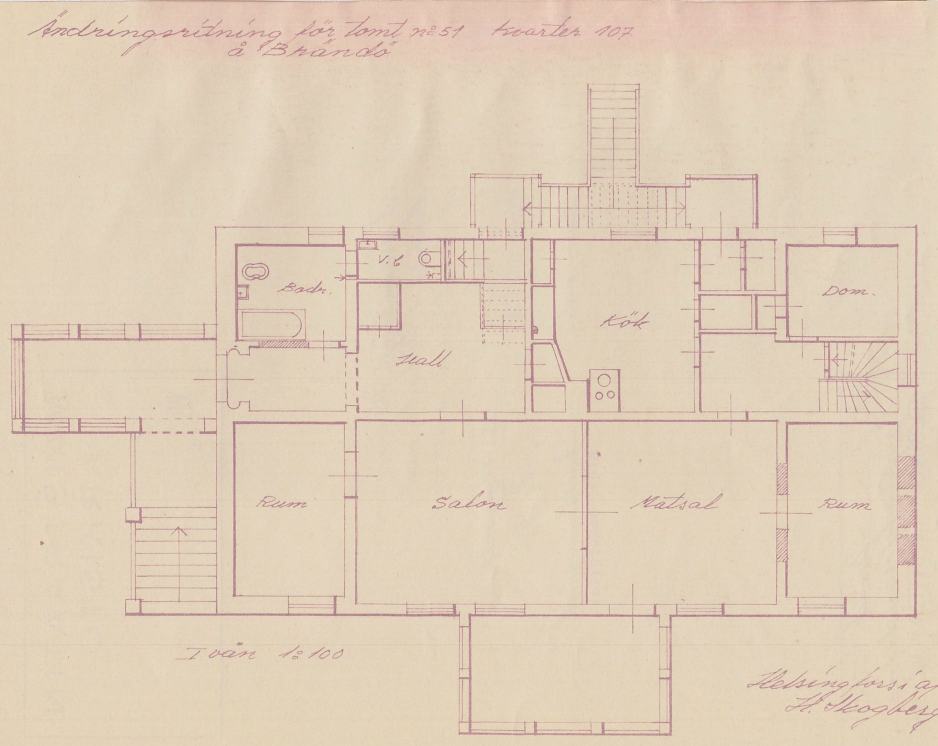
#> input picture data/samples/finna.jpg, 1875 x 1492 px (shown at 1/2 size)
$ python -i clean.py   (imports and definitions only)
#> lines starting #> are read from the running program, lines starting #| are printed output that depends on the picture; after the words box and inside, x2 and y2 are one past the last pixel; in counts of white or black regions, pixels touching at a corner belong together
#> further down, picture is the input picture: shape (1492, 1875, 3); mean B, G, R 184.4, 206.1, 224.2
"""Clean a plan image before wall detection: remove text, ignore sheet furniture.

Wall detectors read letters, dimension labels, legends, title blocks and logos as short walls. This pass
works on ink connected components only (no OCR, no learned model):

- Text: isolated components no bigger than a glyph are painted white. Solid square marks, such as
  columns, stay. So do words whose letters touch if they are dense like a filled bar.
- Sheet furniture: lines reaching both opposite page edges (frames, title-block dividers) are ignored
  while finding the drawing. The crop surrounds the main ink cluster; sheets with several substantial
  drawings keep the whole image rather than discarding another plan.

Thin lines are never removed: some drawing styles (CubiCasa) draw walls as thin double lines.
"""
from __future__ import annotations

import cv2
import numpy as np

INK = 200  # grey level below which a pixel is ink


def glyph_limit(h: int, w: int) -> int:
    """Largest side, in pixels, of a component that may be a character."""
    return int(np.clip(round(0.02 * min(h, w)), 10, 40))


def text_mask(gray: np.ndarray) -> tuple[np.ndarray, int]:
    """Mask of glyph-sized ink components, and how many there were."""
    ink = (gray < INK).astype(np.uint8)
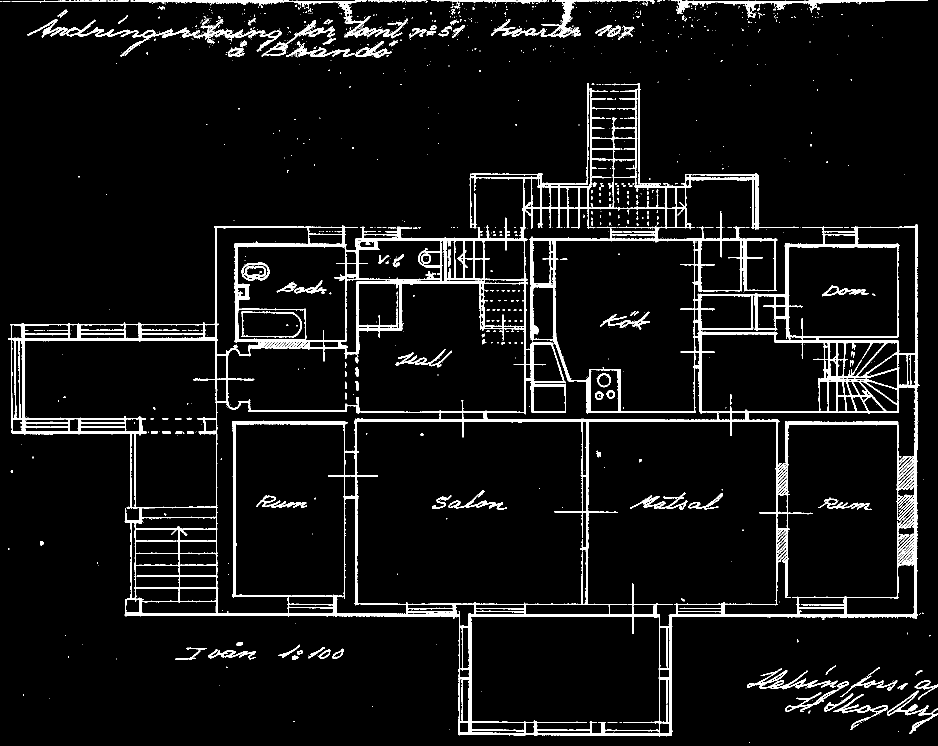
#> ink: shape (1492, 1875) (shown at 1/2 size); values 0 (black) and 1 (white), 6.6% white; 1170 white regions (1022 under 20 px), largest, box (x1, y1, x2, y2) and area: (16, 166, 1839, 1473) 137598, (261, 0, 816, 77) 4043, (133, 38, 563, 113) 3914
    n, lab, stats, _ = cv2.connectedComponentsWithStats(ink, connectivity=8)
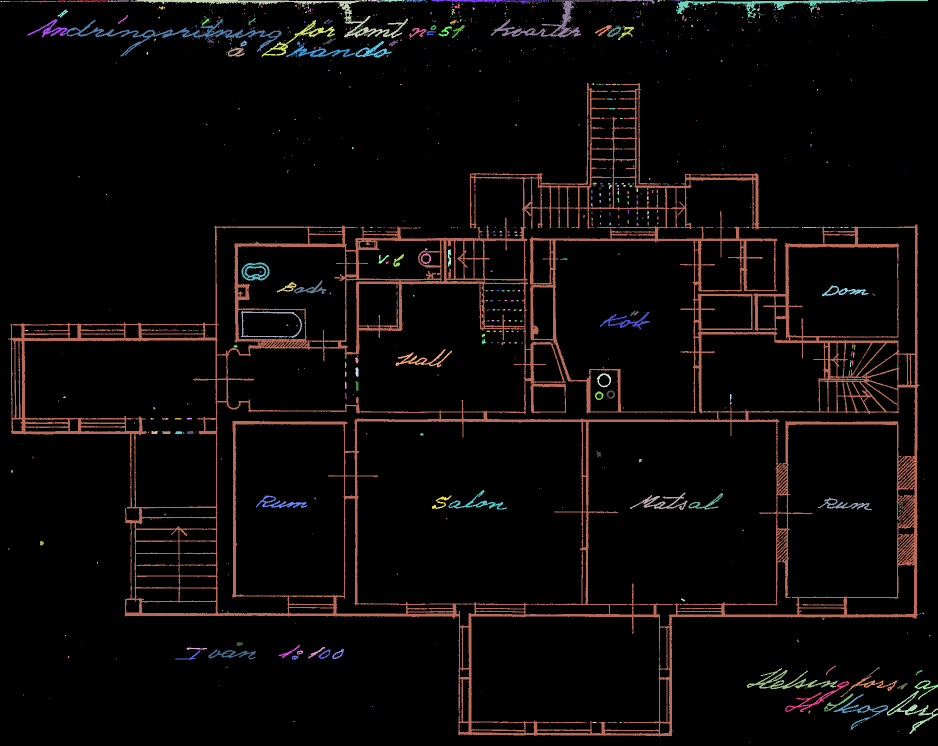
#> lab: shape (1492, 1875) int32 (shown at 1/2 size); 1171 distinct labels, from 0 to 1170; one colour per label, 0 black
#> n = 1171; stats = 1171 rows, first 6: [0, 0, 1875, 1492, 2613243], [23, 1, 190, 4, 368], [215, 1, 43, 3, 85], [261, 0, 555, 77, 4043], [736, 0, 23, 5, 57], [760, 0, 50, 5, 126]
    if n <= 1:
        return np.zeros(gray.shape, bool), 0
    limit = glyph_limit(*gray.shape)
#> limit = 30
    x, y, w, h, area = (stats[1:, i] for i in range(5))
#> x = 1170 values, max 1859 at index 1112, min 0 at index 17, mean 949.8; y = 1170 values, max 1485 at index 1169, min 0 at index 2, mean 355; w = 1170 values, max 1823 at index 596, min 1 at index 15, mean 8.83; h = 1170 values, max 1307 at index 596, min 1 at index 12, mean 4.96; area = 1170 values, max 137598 at index 596, min 1 at index 15, mean 157.5
    big, small = np.maximum(w, h), np.minimum(w, h)
#> big = 1170 values, max 1823 at index 596, min 1 at index 15, mean 9.36; small = 1170 values, max 1307 at index 596, min 1 at index 12, mean 4.42
    fill = area / np.maximum(w * h, 1)
#> fill = 1170 values, max 1 at index 12, min 0.0577 at index 596, mean 0.863
    solid_block = (fill > 0.85) & (small >= 0.5 * big) & (small >= 6)  # columns, filled markers
    glyph = (big <= limit) & ~solid_block
    # Touching letters: one line of text, a few glyphs high, sparse like lettering rather than a filled bar.
    word = (small <= limit) & (big <= 8 * limit) & (fill < 0.45) & (small >= 0.3 * limit) & (small < 0.5 * big)
    candidate = np.concatenate([[False], glyph | word])
    # Hatching inside a wall (short dashes between its two face lines) and the pieces of a broken or
    # dashed wall line look like glyphs. Keep marks that lie mostly inside a wall band or on a line's
    # track; text sits in rooms, beside walls rather than within them.
    band = wall_structure(ink, ink & ~candidate[lab], limit)
    inside = np.bincount(lab.ravel(), weights=band.ravel(), minlength=n) / np.maximum(stats[:, 4], 1)
    remove = candidate & (inside < 0.5)
    return remove[lab], int(remove.sum())


def wall_structure(all_ink: np.ndarray, lines_ink: np.ndarray, limit: int) -> np.ndarray:
    """Where wall ink belongs: between two parallel straight lines at most about a glyph apart (a wall's
    faces), and along straight lines, including broken or dashed ones."""
#> called with limit = 30
    long_ = 3 * limit
#> long_ = 90
    across = cv2.morphologyEx(lines_ink, cv2.MORPH_OPEN, cv2.getStructuringElement(cv2.MORPH_RECT, (long_, 1)))
#> across: shape (1492, 1875); values 0 (black) and 1 (white), 1.7% white; 90 white regions, largest, box (x1, y1, x2, y2) and area: (710, 838, 1559, 844) 3818, (250, 1227, 921, 1233) 3163, (1338, 1229, 1837, 1234) 2399
    down = cv2.morphologyEx(lines_ink, cv2.MORPH_OPEN, cv2.getStructuringElement(cv2.MORPH_RECT, (1, long_)))
#> down: shape (1492, 1875); values 0 (black) and 1 (white), 1.2% white; 65 white regions, largest, box (x1, y1, x2, y2) and area: (1828, 450, 1834, 1239) 3560, (466, 843, 472, 1197) 1817, (431, 453, 434, 1233) 1770
    # Closing across the lines joins a pair of faces; a single line stays a line.
    band_h = cv2.morphologyEx(across, cv2.MORPH_CLOSE, cv2.getStructuringElement(cv2.MORPH_RECT, (1, limit + 1)))
#> band_h: shape (1492, 1875); values 0 (black) and 1 (white), 5.2% white; 33 white regions, largest, box (x1, y1, x2, y2) and area: (250, 1106, 1321, 1233) 38447, (710, 823, 1799, 849) 21286, (17, 648, 438, 682) 13525
    band_v = cv2.morphologyEx(down, cv2.MORPH_CLOSE, cv2.getStructuringElement(cv2.MORPH_RECT, (limit + 1, 1)))
#> band_v: shape (1492, 1875); values 0 (black) and 1 (white), 3% white; 35 white regions, largest, box (x1, y1, x2, y2) and area: (1047, 348, 1083, 830) 9714, (688, 839, 714, 1212) 9272, (1552, 839, 1576, 1211) 8078
    return (band_h | band_v | _line_tracks(all_ink, limit, True) | _line_tracks(all_ink, limit, False)).astype(bool)


def _line_tracks(ink: np.ndarray, limit: int, horizontal: bool) -> np.ndarray:
    """Long thin lines once gaps shorter than a glyph are bridged. A word closes into a block several
    pixels thick and is left out; a broken or dashed line closes into a thin line."""
#> called with limit = 30, horizontal = True
    along = (limit, 1) if horizontal else (1, limit)
#> along = (30, 1)
    closed = cv2.morphologyEx(ink, cv2.MORPH_CLOSE, cv2.getStructuringElement(cv2.MORPH_RECT, along))
#> closed: shape (1492, 1875); values 0 (black) and 1 (white), 12.1% white; 269 white regions (222 under 20 px), largest, box (x1, y1, x2, y2) and area: (17, 166, 1849, 1473) 262706, (0, 0, 1857, 115) 41009, (1495, 1334, 1875, 1468) 14935
    long_ = (3 * limit, 1) if horizontal else (1, 3 * limit)
#> long_ = (90, 1)
    runs = cv2.morphologyEx(closed, cv2.MORPH_OPEN, cv2.getStructuringElement(cv2.MORPH_RECT, long_))
#> runs: shape (1492, 1875); values 0 (black) and 1 (white), 6.2% white; 131 white regions, largest, box (x1, y1, x2, y2) and area: (904, 370, 1837, 456) 18098, (57, 55, 929, 76) 12385, (1175, 761, 1841, 826) 10480
    n, lab, stats, _ = cv2.connectedComponentsWithStats(runs, connectivity=8)
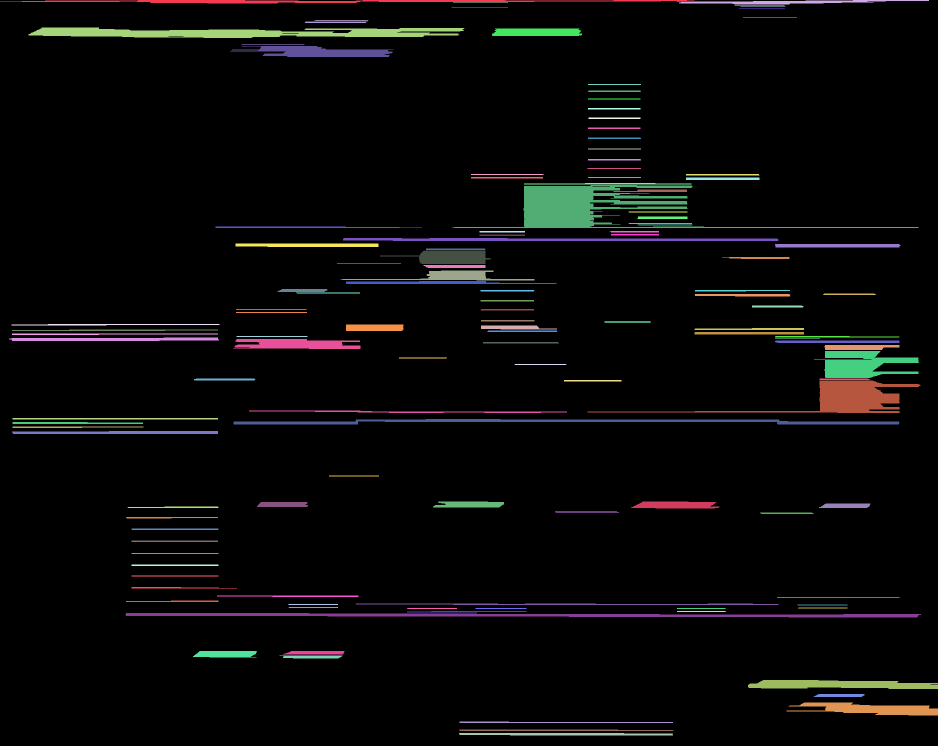
#> lab: shape (1492, 1875) int32 (shown at 1/2 size); 132 distinct labels, from 0 to 131; one colour per label, 0 black
#> n = 132; stats = 132 rows, first 6: [0, 0, 1875, 1492, 2624648], [0, 0, 1389, 7, 5037], [1353, 0, 505, 9, 2271], [906, 5, 110, 1, 110], [1469, 10, 100, 1, 100], [1481, 12, 90, 1, 90]
    thin = np.zeros(n, bool)
    thick = stats[1:, cv2.CC_STAT_HEIGHT if horizontal else cv2.CC_STAT_WIDTH]
#> thick = 131 values, max 86 at index 30, min 1 at index 2, mean 6.37
    thin[1:] = thick <= max(4, limit // 4)
    return cv2.dilate(thin[lab].astype(np.uint8), np.ones((3, 3), np.uint8))
#> returned value: shape (1492, 1875); values 0 (black) and 1 (white), 4% white; 102 white regions, largest, box (x1, y1, x2, y2) and area: (0, 0, 1390, 8) 7415, (685, 475, 1558, 483) 6283, (710, 1206, 1558, 1211) 3719


def remove_text(bgr: np.ndarray) -> tuple[np.ndarray, int]:
    """Copy of the image with glyph-sized ink painted white."""
    gray = cv2.cvtColor(bgr, cv2.COLOR_BGR2GRAY)
    mask, count = text_mask(gray)
#> call 2 of _line_tracks, with limit = 30, horizontal = False
#> in _line_tracks (call 2), `along = (limit, 1) if horizontal else (1, limit)`: along = (1, 30)
#> in _line_tracks (call 2), `closed = cv2.morphologyEx(ink, cv2.MORPH_CLOSE, cv2.getStructuringElem..`: closed: shape (1492, 1875); values 0 (black) and 1 (white), 14.3% white; 203 white regions (169 under 20 px), largest, box (x1, y1, x2, y2) and area: (16, 145, 1839, 1474) 314527, (23, 0, 856, 131) 32702, (1494, 1332, 1875, 1469) 18119
#> in _line_tracks (call 2), `runs = cv2.morphologyEx(closed, cv2.MORPH_OPEN, cv2.getStructuringElem..`: runs: shape (1492, 1875); values 0 (black) and 1 (white), 5.8% white; 127 white regions, largest, box (x1, y1, x2, y2) and area: (269, 454, 435, 1235) 37903, (1794, 451, 1835, 1240) 13385, (1697, 674, 1779, 854) 12821
#> in _line_tracks (call 2), `n, lab, stats, _ = cv2.connectedComponentsWithStats(runs, connectivity..`:
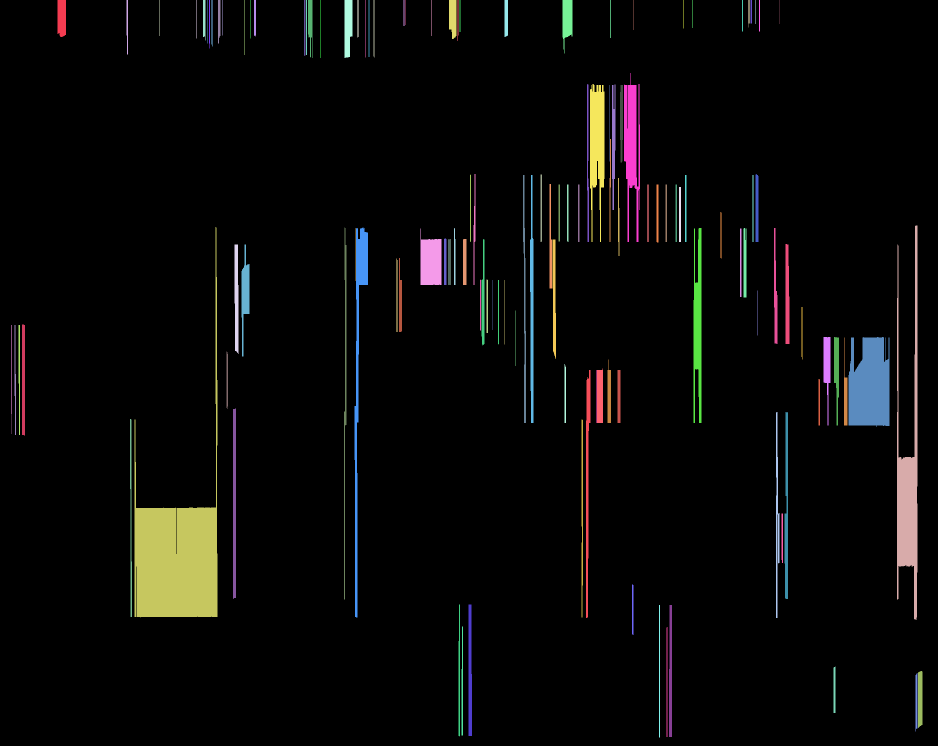
#> lab: shape (1492, 1875) int32 (shown at 1/2 size); 128 distinct labels, from 0 to 127; one colour per label, 0 black
#> in _line_tracks (call 2), `n, lab, stats, _ = cv2.connectedComponentsWithStats(runs, connectivity..`: n = 128; stats = 128 rows, first 6: [0, 0, 1875, 1492, 2635151], [115, 0, 17, 74, 1209], [253, 0, 3, 109, 289], [319, 0, 1, 72, 72], [393, 0, 1, 77, 77], [406, 0, 5, 81, 375]
#> in _line_tracks (call 2), `thick = stats[1:, cv2.CC_STAT_HEIGHT if horizontal else cv2.CC_STAT_WI..`: thick = 127 values, max 166 at index 67, min 1 at index 2, mean 7.46
#> in _line_tracks (call 2), `return cv2.dilate(thin[lab].astype(np.uint8), np.ones((3, 3), np.uint8))`: returned value: shape (1492, 1875); values 0 (black) and 1 (white), 3.1% white; 97 white regions, largest, box (x1, y1, x2, y2) and area: (1059, 349, 1068, 847) 3644, (687, 454, 694, 1200) 3476, (1217, 168, 1232, 485) 3238
#> in wall_structure, `return (band_h | band_v | _line_tracks(all_ink, limit, True) | _line_t..`:
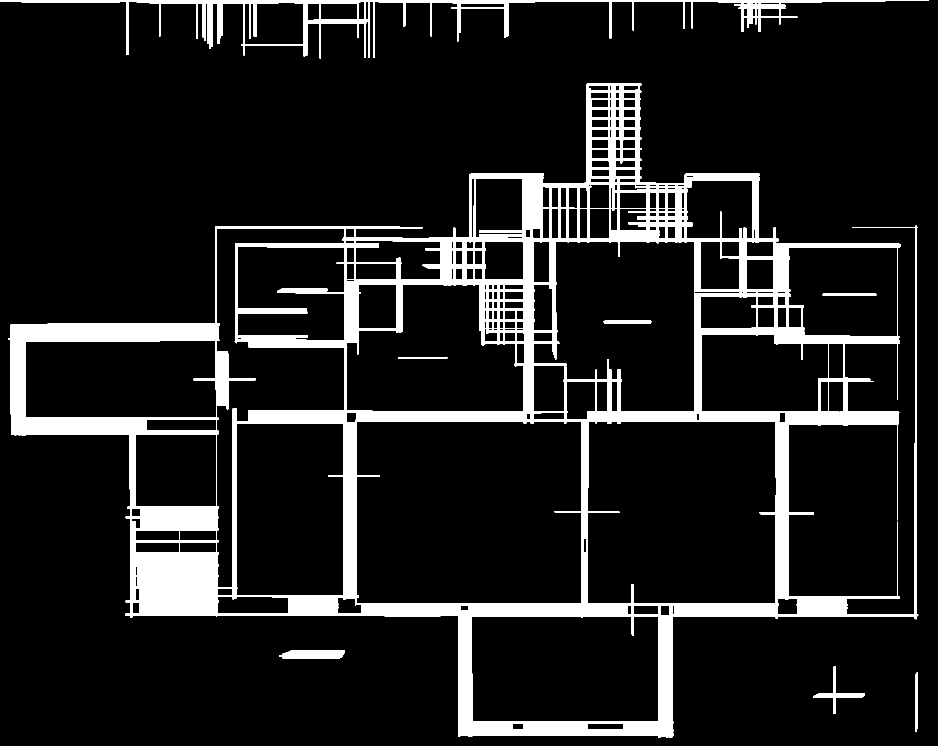
#> returned value: shape (1492, 1875) bool (shown at 1/2 size); 11.6% white; 8 white regions, largest, box (x1, y1, x2, y2) and area: (17, 167, 1837, 1476) 296429, (0, 0, 1857, 117) 22105, (558, 1301, 690, 1318) 2006
#> in text_mask, `inside = np.bincount(lab.ravel(), weights=band.ravel(), minlength=n) /..`: inside = 1171 values, max 1 at index 1, min 0 at index 24, mean 0.323
#> mask: shape (1492, 1875) bool; 0.31% white; 761 white regions (703 under 20 px), largest, box (x1, y1, x2, y2) and area: (512, 991, 614, 1016) 751, (1636, 995, 1744, 1020) 708, (417, 1298, 512, 1319) 668
#> count = 761
    out = bgr.copy()
    out[mask] = 255
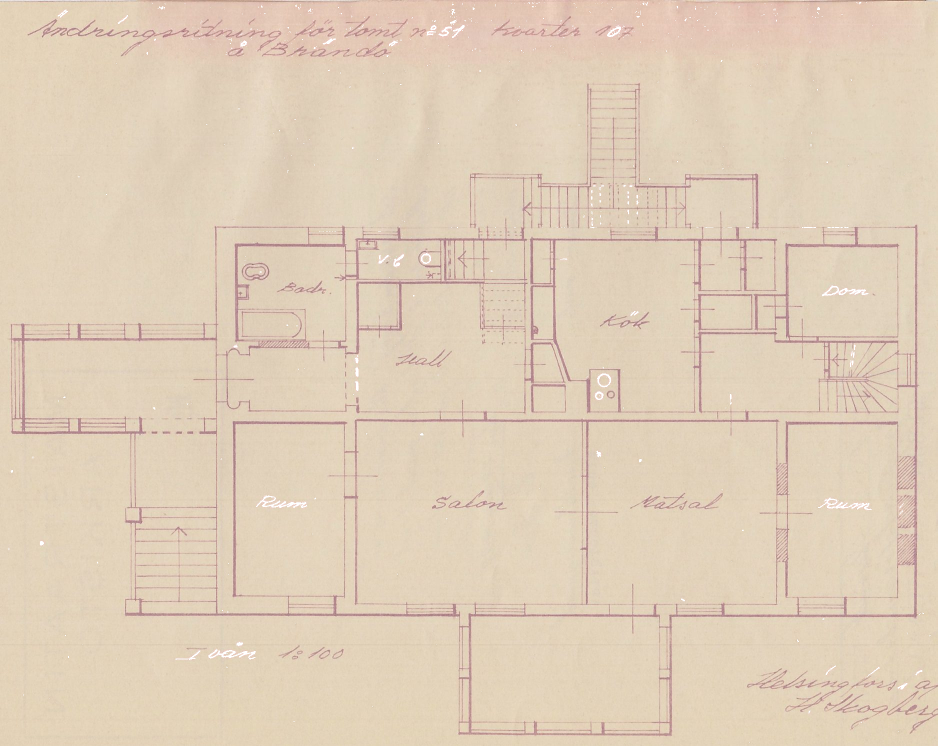
#> out: shape (1492, 1875, 3) (shown at 1/2 size); 0.31% of pixels changed, all inside (x1, y1, x2, y2) = (16, 3, 1861, 1486)
    return out, count


# [137 lines left out: functions _sheet_lines, drawing_box, is_line_drawing, darken, remove_fills, clean_plan, not called in this run]

>>> import cv2
>>> picture = cv2.imread('../../../../data/samples/finna.jpg')
>>> result = remove_text(picture)
